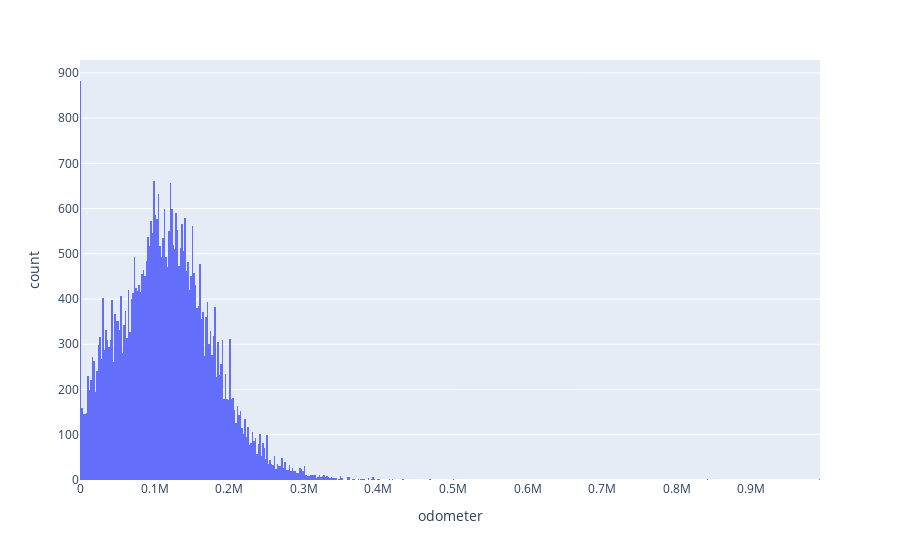

The notebook cell this image was saved under:
### Code cell
# Experimentos de visualizacion

# Histograma
import pandas as pd 
import plotly.express as px

car_data = pd.read_csv('vehicles_us.csv')

fig = px.histogram(car_data, x='odometer')
fig.show()

### Figure 1 — Plotly figure (JSON) as saved in the notebook; plotly's stock layout.template omitted (floating-point values rounded to 4 significant figures; data arrays with more than 128 entries replaced by an {"elided": "..."} marker saying what was removed)
{"data": [{"bingroup": "x", "hovertemplate": "odometer=%{x}<br>count=%{y}<extra></extra>", "legendgroup": "", "marker": {"color": "#636efa", "pattern": {"shape": ""}}, "name": "", "orientation": "v", "showlegend": false, "type": "histogram", "x": {"elided": "51525 float values"}, "xaxis": "x", "yaxis": "y"}], "layout": {"barmode": "relative", "legend": {"tracegroupgap": 0}, "margin": {"t": 60}, "xaxis": {"anchor": "y", "domain": [0, 1], "title": {"text": "odometer"}}, "yaxis": {"anchor": "x", "domain": [0, 1], "title": {"text": "count"}}}}
